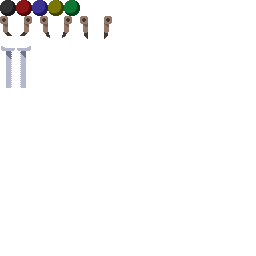
#> input picture assets/stuff.png, 256 x 256 px; the run also reads 1 picture not shown here
$ python gen-marbles.py
#> lines starting #> are read from the running program, lines starting #| are printed output that depends on the picture; pictures that were not available may be replaced by others from this repository, and a replacement may not be noted
#!/usr/bin/python3

from PIL import Image

colors = [
    (50, 50, 50),
    (140, 20, 20),
    (60, 50, 150),
    (120, 120, 0),
    (10, 120, 50),
]

img = Image.open("marble.png").convert("RGBA")
W, H = img.size
#> W = 128; H = 48
R, G, B, A = img.split()
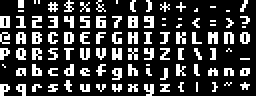
#> R: PIL image 128x48 L (shown 2 times larger); 23.8% white in thin lines or dots


#dst = Image.new("RGBA", (W * len(colors), H))
dst = Image.open("stuff.png").convert("RGBA")
#> dst is the input picture: PIL image 256x256 RGBA; mean R, G, B, A 4.2, 3.9, 3.7, 9.2
for i, (r, g, b) in enumerate(colors):

    r /= 255
    g /= 255
    b /= 255

    m = Image.merge("RGBA", (Image.eval(R, lambda x: int(x * r)),
                             Image.eval(G, lambda x: int(x * g)),
                             Image.eval(B, lambda x: int(x * b)),
                             A))
    dst.paste(m, (W * i, 0))
#> this loop made 5 passes
#> pass 1, `m = Image.merge("RGBA", (Image.eval(R, lambda x: int(x * r)), Image.ev..`:
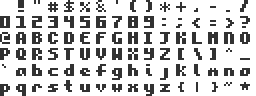
#> m: PIL image 128x48 RGBA (shown 2 times larger); mean R, G, B, A 11.9, 11.9, 11.9, 60.6; transparent parts drawn white
#> pass 2, `m = Image.merge("RGBA", (Image.eval(R, lambda x: int(x * r)), Image.ev..`:
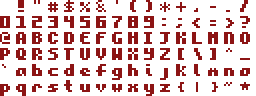
#> m: PIL image 128x48 RGBA (shown 2 times larger); mean R, G, B, A 33.3, 4.8, 4.8, 60.6; transparent parts drawn white
#> pass 3, `m = Image.merge("RGBA", (Image.eval(R, lambda x: int(x * r)), Image.ev..`:
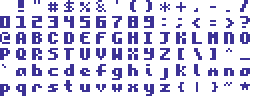
#> m: PIL image 128x48 RGBA (shown 2 times larger); mean R, G, B, A 14.3, 11.9, 35.6, 60.6; transparent parts drawn white
#> after the loop:
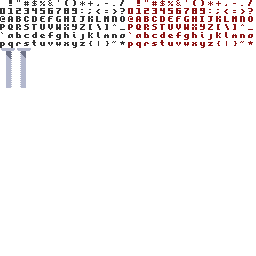
#> dst: PIL image 256x256 RGBA; mean R, G, B, A 5.9, 3.3, 3.4, 13.7; transparent parts drawn white
#> after the loop:
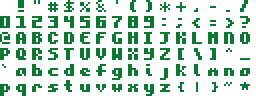
#> m: PIL image 128x48 RGBA (shown 2 times larger); mean R, G, B, A 2.4, 28.5, 11.9, 60.6; transparent parts drawn white

dst.save("marbles.png")
